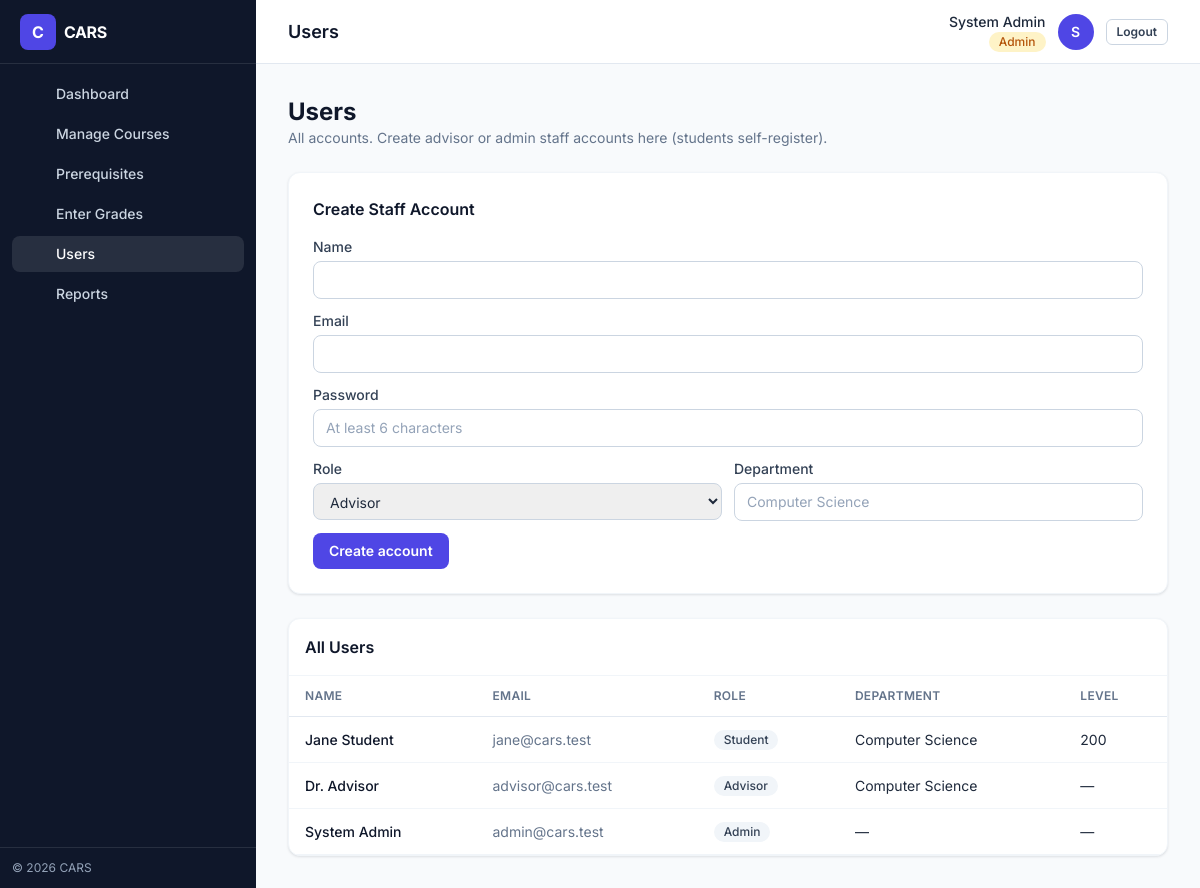
The app's page /frontend/pages/admin_users.php (signed in) with its own data.
### tables this page shows
CREATE TABLE IF NOT EXISTS users (
    id INT AUTO_INCREMENT PRIMARY KEY,
    name VARCHAR(100) NOT NULL,
    email VARCHAR(100) NOT NULL UNIQUE,
    password VARCHAR(255) NOT NULL,
    role ENUM('student', 'advisor', 'admin') NOT NULL,
    department VARCHAR(100) NULL,
    level VARCHAR(20) NULL,
    created_at TIMESTAMP DEFAULT CURRENT_TIMESTAMP
);

### backend/config/database.php (called while the page is built, shortened)
<?php
function get_db_connection() {
    $conn = new mysqli(DB_HOST, DB_USER, DB_PASS, DB_NAME);
    $conn->set_charset('utf8mb4');
    return $conn;
}
?>

### backend/models/UserModel.php (called while the page is built, shortened)
<?php
require_once __DIR__ . '/../config/database.php';
class UserModel {
    private $conn;
    public function __construct() {
        $this->conn = get_db_connection();
    }
    public function listAll() {
        return $this->conn->query(
            "SELECT id, name, email, role, department, level, created_at FROM users ORDER BY created_at DESC, id DESC"
        );
    }
}

### frontend/pages/admin_users.php (the view, shortened to what this page needs)
<?php
require_once '../../backend/models/UserModel.php';
$userModel = new UserModel();
$users = $userModel->listAll();
include '../partials/shell_open.php';
?>
<div class="mb-6">
  <h2 class="text-2xl font-bold text-slate-900">Users</h2>
  <p class="text-slate-500 text-sm">All accounts. Create advisor or admin staff accounts here (students self-register).</p>
</div>
<div class="grid grid-cols-1 xl:grid-cols-3 gap-6">
  <div class="card p-6 xl:col-span-1 h-fit">
    <h3 class="font-semibold text-slate-900 mb-4">Create Staff Account</h3>
    <form method="POST" action="/backend/controllers/Authcontroller.php" class="space-y-3">
      <div><label class="label">Name</label><input name="name" class="input" required></div>
      <div><label class="label">Email</label><input name="email" type="email" class="input" required></div>
      <div><label class="label">Password</label><input name="password" type="password" class="input" required minlength="6" placeholder="At least 6 characters"></div>
      <div class="grid grid-cols-2 gap-3">
        <div><label class="label">Role</label>
          <select name="role" class="input">
            <option value="advisor">Advisor</option>
          </select>
        </div>
        <div><label class="label">Department</label><input name="department" class="input" placeholder="Computer Science"></div>
      </div>
      <button type="submit" class="btn-primary">Create account</button>
    </form>
  </div>
  <div class="card p-0 overflow-hidden xl:col-span-2">
    <div class="p-4 border-b border-slate-100"><h3 class="font-semibold text-slate-900">All Users</h3></div>
    <div class="overflow-x-auto">
      <table class="table">
        <thead><tr><th>Name</th><th>Email</th><th>Role</th><th>Department</th><th>Level</th></tr></thead>
        <tbody>
          <?php if ($users->num_rows === 0): ?>
            <tr><td colspan="5" class="text-center text-slate-400 py-10">No users.</td></tr>
          <?php else: while ($u = $users->fetch_assoc()): ?>
            <tr>
              <td class="font-medium text-slate-900"><?php echo htmlspecialchars($u['name']); ?></td>
              <td class="text-slate-500"><?php echo htmlspecialchars($u['email']); ?></td>
              <td><span class="badge <?php echo $roleBadge[$u['role']] ?? 'bg-slate-100 text-slate-700'; ?> capitalize"><?php echo htmlspecialchars($u['role']); ?></span></td>
              <td><?php echo htmlspecialchars($u['department'] ?? '—'); ?></td>
              <td><?php echo htmlspecialchars($u['level'] ?? '—'); ?></td>
            </tr>
          <?php endwhile; endif; ?>
        </tbody>
      </table>
    </div>
  </div>
</div>
<?php include '../partials/shell_close.php'; ?>

### records on screen
users: name "Jane Student", email "jane@cars.test", role "Student", department "Computer Science", level "200"
users: name "Dr. Advisor", email "advisor@cars.test", role "Advisor", department "Computer Science", level "—"
users: name "System Admin", email "admin@cars.test", role "Admin", department "—", level "—"

### other values on screen
$label "Dashboard"
$label "Manage Courses"
$label "Prerequisites"
$label "Enter Grades"
$label "Users"
$label "Reports"
$pageTitle "Users"
$name "System Admin"
$role "Admin"
$initials "S"
